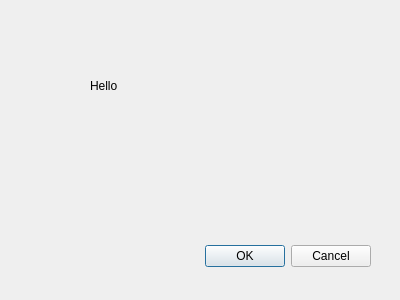
<?xml version="1.0" encoding="UTF-8"?>
<ui version="4.0">
 <class>Dialog</class>
 <widget class="QDialog" name="Dialog">
  <property name="geometry">
   <rect>
    <x>0</x>
    <y>0</y>
    <width>400</width>
    <height>300</height>
   </rect>
  </property>
  <property name="windowTitle">
   <string>Dialog</string>
  </property>
  <widget class="QDialogButtonBox" name="buttonBox">
   <property name="geometry">
    <rect>
     <x>30</x>
     <y>240</y>
     <width>341</width>
     <height>32</height>
    </rect>
   </property>
   <property name="orientation">
    <enum>Qt::Horizontal</enum>
   </property>
   <property name="standardButtons">
    <set>QDialogButtonBox::Cancel|QDialogButtonBox::Ok</set>
   </property>
  </widget>
  <widget class="QLabel" name="label">
   <property name="geometry">
    <rect>
     <x>90</x>
     <y>60</y>
     <width>201</width>
     <height>51</height>
    </rect>
   </property>
   <property name="text">
    <string>Hello</string>
   </property>
  </widget>
 </widget>
 <resources/>
 <connections>
  <connection>
   <sender>buttonBox</sender>
   <signal>accepted()</signal>
   <receiver>Dialog</receiver>
   <slot>accept()</slot>
   <hints>
    <hint type="sourcelabel">
     <x>248</x>
     <y>254</y>
    </hint>
    <hint type="destinationlabel">
     <x>157</x>
     <y>274</y>
    </hint>
   </hints>
  </connection>
  <connection>
   <sender>buttonBox</sender>
   <signal>rejected()</signal>
   <receiver>Dialog</receiver>
   <slot>reject()</slot>
   <hints>
    <hint type="sourcelabel">
     <x>316</x>
     <y>260</y>
    </hint>
    <hint type="destinationlabel">
     <x>286</x>
     <y>274</y>
    </hint>
   </hints>
  </connection>
 </connections>
</ui>
